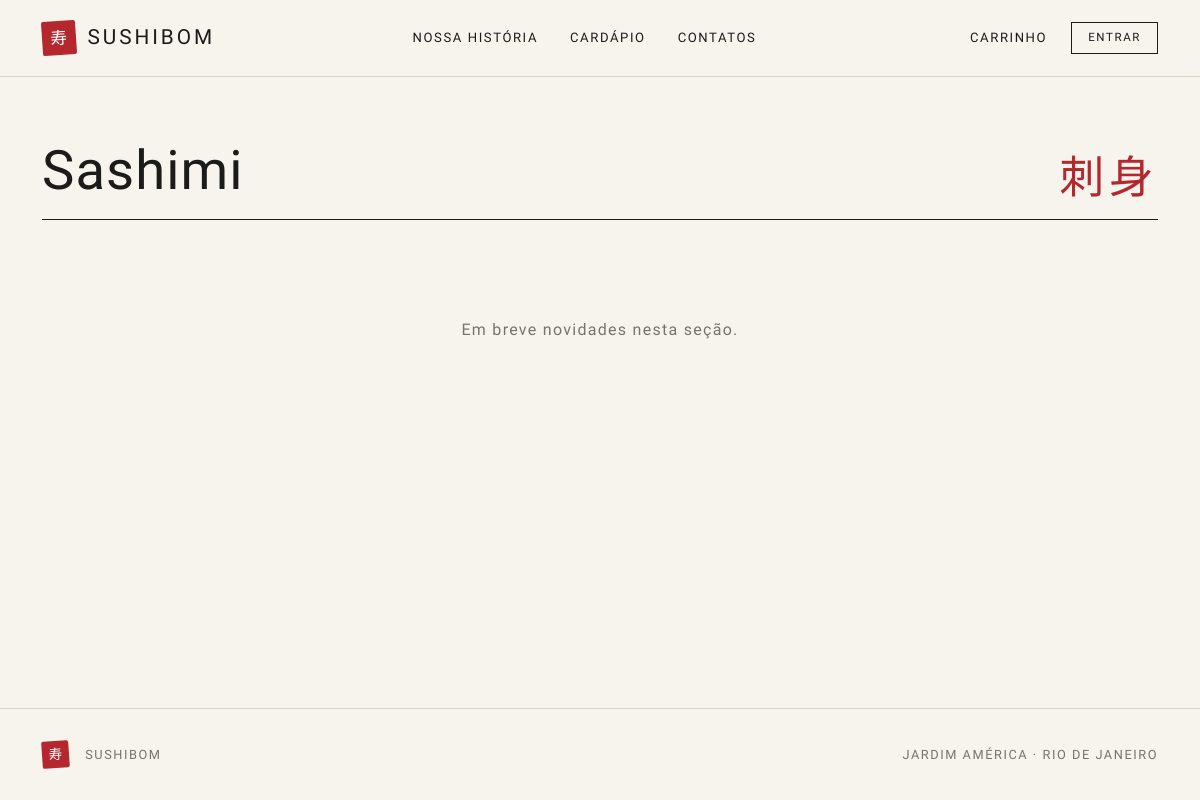
Page /sashimi/ on the earlier database version.
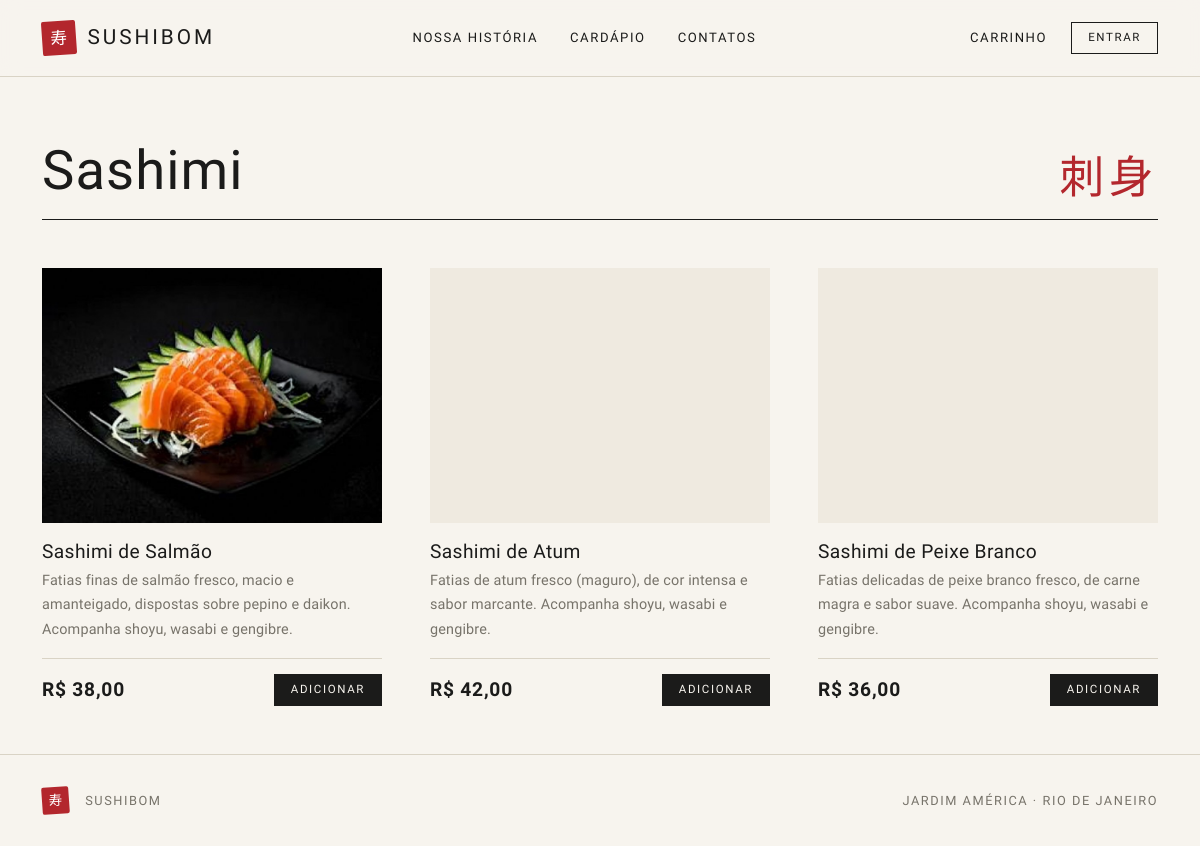
Same page on the later database version.
### categoria/models.py (models this page shows, shortened)
class Categoria(models.Model):
    nome = models.CharField(max_length=100, unique=True)

### produto/models.py (models this page shows, shortened)
class Produto(models.Model):
    nome = models.CharField(max_length=100)
    descricao = models.TextField()
    imagem = models.ImageField(upload_to='produtos/')
    valor = models.DecimalField(max_digits=10, decimal_places=2, default=0,
                                validators=[MinValueValidator(Decimal('0'))])
    quantidade = models.PositiveIntegerField(default=0)
    categoria = models.ForeignKey(Categoria, on_delete=models.CASCADE)

### Principal/views.py (the view)
def sashimi(request):
    return _menu_categoria(request, 'Sashimi', 'Sashimi.html')

### Principal/templatetags/imagens.py (called while the page is built)
def _url(caminho_relativo):
    return settings.MEDIA_URL + quote(Path(caminho_relativo).as_posix())

### Principal/views.py (called while the page is built)
def _menu_categoria(request, nome, template):
    produtos = Produto.objects.filter(categoria__nome=nome)
    return render(request, template, {'produtos': produtos})

### Principal/templates/Sashimi.html (shortened to what this page needs)
{% extends 'Home.html' %}
{% block content %}
{% include '_produtos.html' with titulo='Sashimi' jp='刺身' %}
{% endblock %}

### Principal/templates/Home.html (shortened to what this page needs)
{% load static %}<!doctype html>
<html lang="pt-br">
  <head>
    <link href="https://cdn.jsdelivr.net/npm/bootstrap@5.3.3/dist/css/bootstrap.min.css" rel="stylesheet"
>
    <link rel="stylesheet" href="{% static 'principal/style.css' %}">
  </head>
  <body>
    {% block nav %}{% include 'menu.html' %}{% endblock %}
    <main>
    {% block content %}{% endblock %}
    </main>
    <footer class="rodape">
      <div class="container d-flex flex-wrap justify-content-between align-items-center gap-3">
        <span class="d-flex align-items-center gap-3"><span class="hanko" aria-hidden="true">寿</span>SushiBom</span>
        <span>Jardim América · Rio de Janeiro</span>
      </div>
    </footer>
  </body>
</html>

### Principal/templates/menu.html (shortened to what this page needs)
<header class="topo">
  <nav class="navbar navbar-expand-lg p-0">
    <div class="container">
      <a class="navbar-brand marca m-0" href="{% url 'home' %}">
        <span class="hanko" aria-hidden="true">寿</span>SUSHIBOM
      </a>
      <div class="collapse navbar-collapse" id="menuPrincipal">
        <ul class="navbar-nav mx-lg-auto">
          <li class="nav-item">
            <a class="nav-link" href="{% url 'historia' %}">Nossa História</a>
          </li>
          <li class="nav-item dropdown">
            <a class="nav-link dropdown-toggle" href="#" id="menuCardapio" role="button" data-bs-toggle="dropdown" aria-expanded="false">Cardápio</a>
          </li>
          <li class="nav-item">
            <a class="nav-link" href="{% url 'contato' %}">Contatos</a>
          </li>
        </ul>
        <ul class="navbar-nav align-items-lg-center">
          <li class="nav-item">
            <a class="nav-link" href="{% url 'mostracarrinho' %}">Carrinho{% if request.session.carrinho %} ({{ request.session.carrinho|length }}){% endif %}</a>
          </li>
          {% if user.is_authenticated %}
            <li class="nav-item">
              <form method="post" action="{% url 'sair' %}" class="m-0">
                {% csrf_token %}
                <button type="submit" class="btn btn-contorno btn-sm ms-lg-2">Sair</button>
              </form>
            </li>
          {% else %}
            <li class="nav-item">
              <a class="btn btn-contorno btn-sm ms-lg-2" href="{% url 'logar' %}">Entrar</a>
            </li>
          {% endif %}
        </ul>
      </div>
    </div>
  </nav>
</header>

### Principal/templates/_produtos.html (shortened to what this page needs)
<div class="container">
  <div class="titulo-pagina">
    {% if jp %}<span class="jp" aria-hidden="true">{{ jp }}</span>{% endif %}
    <h1>{{ titulo }}</h1>
  </div>
  {% if produtos %}
    <div class="row row-cols-1 row-cols-sm-2 row-cols-lg-3 g-5 pb-5">
      {% for produto in produtos %}
        <div class="col">{% include '_card_produto.html' %}</div>
      {% endfor %}
    </div>
  {% else %}
    <p class="vazio">Em breve novidades nesta seção.</p>
  {% endif %}
</div>

### Principal/templates/_card_produto.html (shortened to what this page needs)
{% load imagens %}
<article class="produto">
  <div class="produto-foto">
    {% if produto.imagem %}
      <img src="{{ produto.imagem|miniatura:800 }}" alt="{{ produto.nome }}" loading="lazy" decoding="async">
    {% endif %}
  </div>
  <div class="produto-corpo">
    <h2 class="produto-nome">{{ produto.nome }}</h2>
    <p class="produto-desc">{{ produto.descricao }}</p>
    <div class="produto-rodape">
      <span class="preco">R$ {{ produto.valor|floatformat:2 }}</span>
      <form action="{% url 'addcarrinho' produto.id %}" method="post" class="m-0">
        <button type="submit" class="btn btn-sumi btn-sm">Adicionar</button>
      </form>
    </div>
  </div>
</article>

Differences in the rows shown:
added Categoria: nome "Sashimi"
added Produto: shows a picture, nome "Sashimi de Salmão", descricao "Fatias finas de salmão fresco, macio e amanteigado, dispostas sobre pepino e daikon. Acompanha shoyu, wasabi e gengibre.", valor "38,00"
added Produto: shows a picture, nome "Sashimi de Atum", descricao "Fatias de atum fresco (maguro), de cor intensa e sabor marcante. Acompanha shoyu, wasabi e gengibre.", valor "42,00"
added Produto: shows a picture, nome "Sashimi de Peixe Branco", descricao "Fatias delicadas de peixe branco fresco, de carne magra e sabor suave. Acompanha shoyu, wasabi e gengibre.", valor "36,00"
Other differences:
{{ titulo }}: "Sashimi" → (not shown)
text no longer shown: "Em breve novidades nesta seção."
